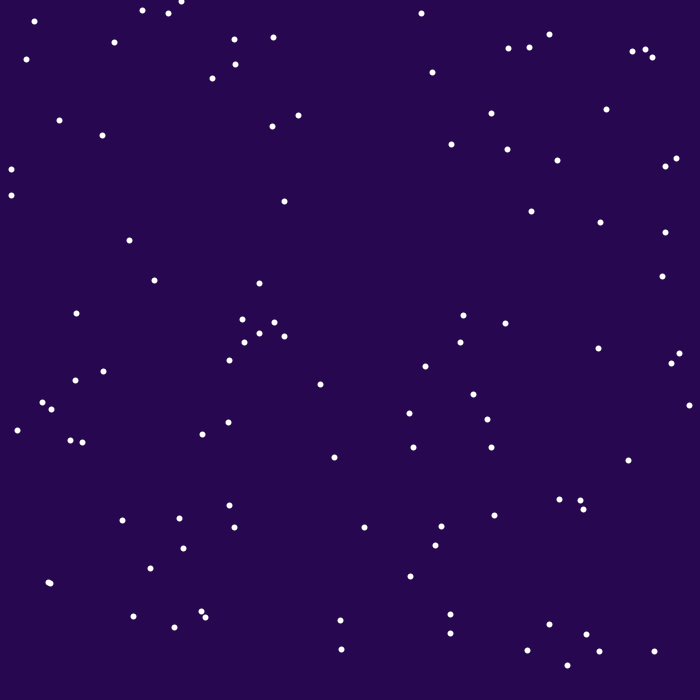
Frame 1 (no input)
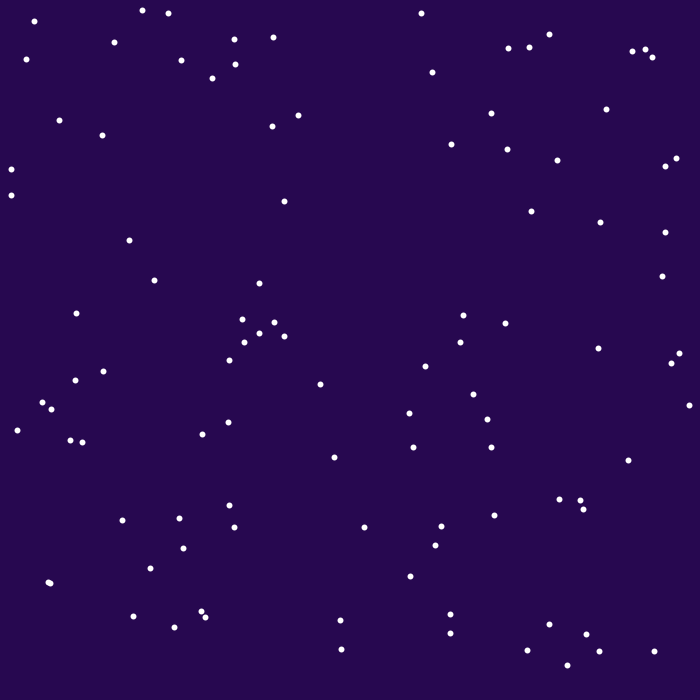
Frame 60 (the mouse pressed at the canvas centre just before this capture)
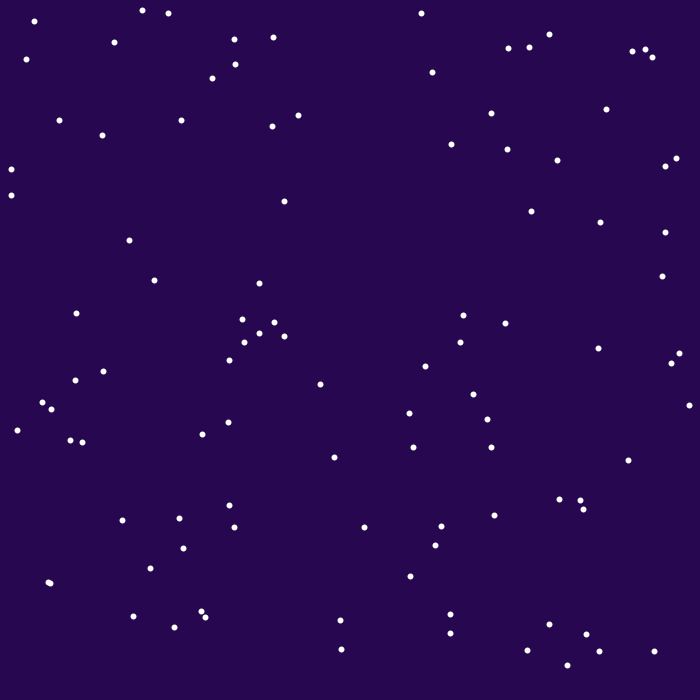
Frame 120 (the mouse held since frame 60 and released just before this capture)

The Processing sketch that drew these frames (run headless with seeded random() and noise(); from frame 60 on, the mouse is pressed at the canvas centre):

// Processing sketch: Arrays
// ── Arrays.pde
float fallingStarY = 0;
float x = random(0, width);

float[] starX = new float [100];
float[] starY = new float [100];

void setup() {
  size(700, 700);
  background(#270850);
  stroke(255);
  strokeWeight(2);
  x = random(0, width);
  for ( int i = 0; i < 100; i++) {
    float x = random(0, width);
    float y = random(0, height);
    starX[i] = x;
    starY[i] = y;
    point(x, y);
  }
}

void draw() {
  background(#270850);
  stroke(255);
  strokeWeight(6);
  for (int i = 0; i <100; i++) {
    point(starX[i], starY[i]);
  }
  
  fallingStarY++;
  point(x, fallingStarY);
  
}
